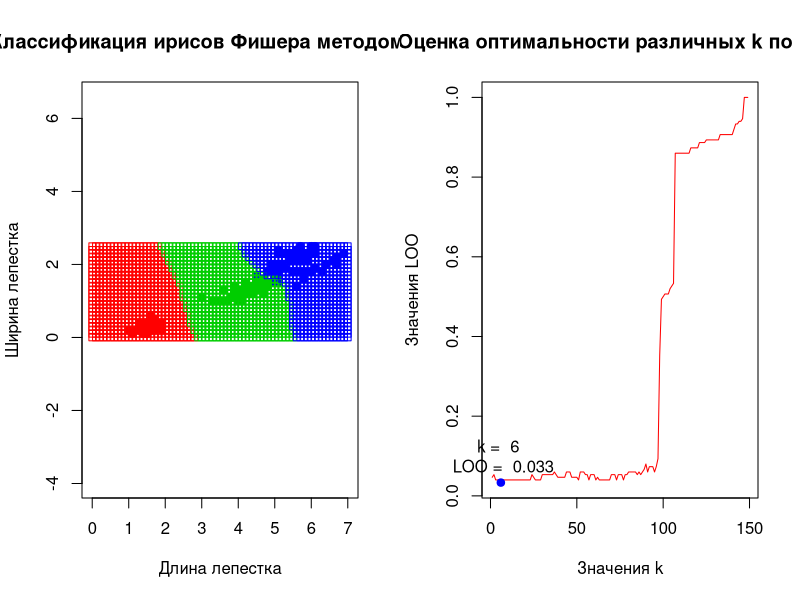

Recreate this plot in R.
distance <- function(u, v) sqrt(sum((u - v)^2))
get_distances <- function(xl, z) apply(xl[,1:(ncol(xl)-1)], 1, distance, z)
sort_objects_by_dist <- function(xl, z) xl[order(get_distances(xl, z)),]

kNN <- function(xl, z, k) names(which.max(table(sort_objects_by_dist(xl, z)[1:k, ncol(xl)])))

kNN_OnSortedXl <- function(orderedXl, k) names(which.max(table(orderedXl[1:k, ncol(orderedXl)])))
  
lOO <- function(xl) { # Метод скользящего контроля для подбора оптимального k
  l <- nrow(xl)
  n <- ncol(xl)
  lOOForK <- rep.int(0, l-1)
  for (i in 1:l) {
    orderedXl <- sort_objects_by_dist(xl[-i, ], xl[i, 1:(n-1)]) # Выборка без i-го объекта, отсортированная относительно него
    for (k in 1:(l-1)) lOOForK[k] <- lOOForK[k] + (kNN_OnSortedXl(orderedXl, k) != xl[i, n]) / l
  }
  lOOForK # Вектор зависимости LOO от k
}

getOptimalK <- function(lOOForK) which.min(lOOForK)

buildIrisClassMap <- function(xl, k) { 
  # Классифицируем объекты на основе выборки ирисов Фишера, и запишем их в матрицу
  classifiedObjects <- c()
  for (i in seq(0, 7, 0.1))
    for (j in seq(0, 2.5, 0.1))
      classifiedObjects <- rbind(classifiedObjects, c(i, j, kNN(xl, c(i, j), k)))
  classifiedObjects
}

drawPlots <- function(xl, k, lOOForK, classifiedObjects) {
  n <- ncol(classifiedObjects)
  colors = c("setosa" = "red", "versicolor" = "green3", "virginica" = "blue")
  par(mfrow=c(1, 2))
  # Карта классификации
  plot(xl[, 1:(n-1)], pch = 21, bg = colors[xl[,n]], col = colors[xl[,n]], xlim = c(0, 7), main="Классификация ирисов Фишера методом kNN", xlab = "Длина лепестка", ylab = "Ширина лепестка", asp = 1)
  points(classifiedObjects[, 1:(n-1)], pch = 22, col = colors[classifiedObjects[, n]])
  # График LOO
  plot(lOOForK, type = "l", bg = "red", col = "red", main = "Оценка оптимальности различных k по LOO", xlab = "Значения k", ylab = "Значения LOO")
  points(k, lOOForK[which.min(lOOForK)], pch = 21, bg = "blue", col = "blue")
  label = paste("k = ", k, "\n", "LOO = ", round(lOOForK[which.min(lOOForK)], 3))
  text(k, lOOForK[which.min(lOOForK)], labels = label, pos = 3, xpd = T)
}

main <- function() {
  xl <- iris[, 3:5]
  lOOForK <- lOO(xl)
  k <- getOptimalK(lOOForK)
  classifiedObjects <- buildIrisClassMap(xl, k)
  drawPlots(xl, k, lOOForK, classifiedObjects)
}

main()
